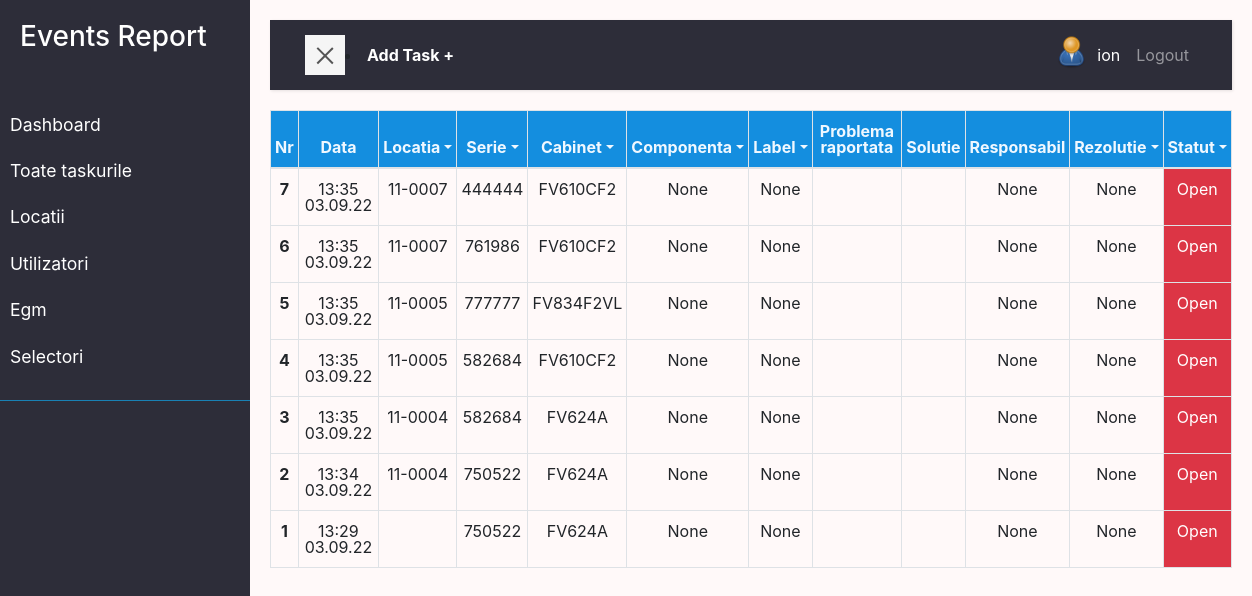
The app's page / (signed in), older data.
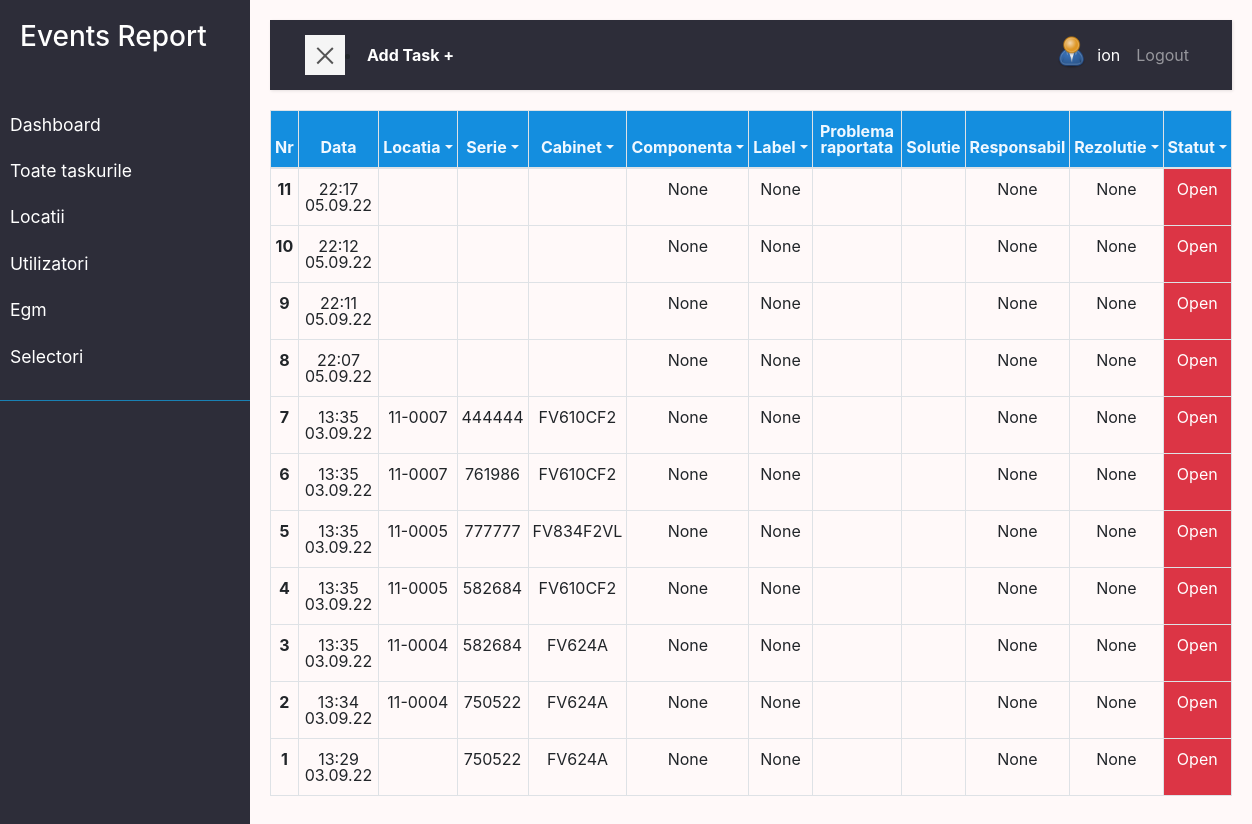
The same page, newer data.
### task/models.py (models this page shows, shortened)
class Task(models.Model):
    STAT = (
        ('open', 'Open'),
        ('closed', 'Closed'),
        ('in_progres', 'Progres'),
        ('waiting_vnet', 'VNET'),
        ('waiting_cmac', 'CMAC'),
        ('waiting_lnm', 'LNM'),
    )
    nr = models.BigAutoField(primary_key=True, unique=True, editable=False)
    created = models.DateTimeField(auto_now_add=True, null=True, blank=True)
    locatia = models.ForeignKey(
        Location, null=True, blank=True, on_delete=models.DO_NOTHING)
    egm = models.ForeignKey(Egm, null=True, blank=True,
                            on_delete=models.DO_NOTHING)
    owner = models.ForeignKey(
        Profile, null=True, blank=True, on_delete=models.DO_NOTHING)
    informatorul = models.CharField(max_length=200, blank=True, null=True)
    componenta = models.ForeignKey(
        'Componenta', null=True, blank=True, on_delete=models.DO_NOTHING)
    label = models.ForeignKey(
        'Label', null=True, blank=True, on_delete=models.DO_NOTHING)
    problema = models.TextField(blank=True, null=True)
    solutie = models.TextField(blank=True, null=True)
    sumar = models.TextField(blank=True, null=True)
    responsabil = models.CharField(max_length=200, blank=True, null=True)
    rezolutie = models.ForeignKey(
        'Rezolutie', null=True, blank=True, on_delete=models.DO_NOTHING)
    status = models.CharField(max_length=200, choices=STAT, default='open')
    data_inchidere = models.DateTimeField(null=True, blank=True)
    supervisor = models.CharField(max_length=200, blank=True, null=True)
    class Meta:
        ordering = ['-created']

### location/models.py (models this page shows)
class Location(models.Model):
    STAT = (
        ('deschisa', 'Deschisa'),
        ('inchisa', 'Inchisa'),
        ('in_progres', 'In progres'),
    )
    numar = models.CharField(max_length=200)
    name = models.CharField(max_length=200, null=True, blank=True)
    address = models.CharField(max_length=200, null=True, blank=True)
    status = models.CharField(max_length=200, choices=STAT)
    telefon = models.CharField(max_length=200, null=True, blank=True)
    adresa_ip = models.CharField(max_length=200, null=True, blank=True)
    manager = models.ForeignKey(
        'Manager', null=True, blank=True, on_delete=models.SET_NULL)
    data_deschidere = models.DateField(null=True, blank=True)
    data_inchidere = models.DateField(null=True, blank=True)
    created = models.DateTimeField(auto_now_add=True, null=True, blank=True)
    def __str__(self):
        return self.numar

### egm/models.py (models this page shows)
class Egm(models.Model):
    serie = models.CharField(max_length=200)
    cabinet = models.ForeignKey('Cabinet', null=True, blank=True, on_delete=models.DO_NOTHING)
    platforma = models.ForeignKey('Platform', null=True, blank=True, on_delete=models.DO_NOTHING)
    locatia = models.ForeignKey(Location, null=True, blank=True, on_delete=models.DO_NOTHING)
    created = models.DateTimeField(auto_now_add=True, null=True, blank=True)
    def __str__(self):
        return self.serie

class Cabinet(models.Model):
    name = models.CharField(max_length=200)
    created = models.DateTimeField(auto_now_add=True, null=True, blank=True)
    def __str__(self):
        return self.name

### task/views.py (the view)
# urls.py: path('', views.tasks, name='tasks'),
@login_required(login_url='login')
def tasks(request):
    componente = Componenta.objects.all()
    cabinete = Cabinet.objects.all()
    egms = Egm.objects.all()
    rezolutii = Rezolutie.objects.all()
    labels = Label.objects.all()
    tasks = Task.objects.all()
    locatii = Location.objects.all()
    context = {'tasks':tasks, 'rezolutii':rezolutii, 'labels':labels,
    'componente':componente, 'cabinete':cabinete, 'egms':egms, 'locatii':locatii}
    return render(request, 'task/tasks.html', context)

### task/models.py (called while the page is built)
    def __str__(self):
        return self.name

### user/models.py (called while the page is built)
    @property
    def imageURL(self):
        try:
            url = self.profile_image.url
        except:
            url = ''
        return url

### task/templates/task/tasks.html (shortened to what this page needs)
{% extends 'main.html' %}
{% load static %}
{% block content %}
<div class=" text-center  tableFixHead">
      <table class="table table-bordered table-hover lh-1  " id="tabel">
        <thead >
        <tr >
          <th class="px-1" >Nr</th>
          <th class="px-1" >Data</th>
          <th class="px-1" >
            <a class="dropdown-toggle" type="button" data-bs-toggle="dropdown" aria-expanded="false">Locatia</a>
          </th>
          <th class="px-1">
            <a class="dropdown-toggle" type="button" data-bs-toggle="dropdown" aria-expanded="false">Serie</a>
          </th>
          <th class="px-1">
            <a class="dropdown-toggle" type="button" data-bs-toggle="dropdown" aria-expanded="false">Cabinet</a>
          </th>
          <th class="px-1">
            <a class="dropdown-toggle" type="button" data-bs-toggle="dropdown" aria-expanded="false">Componenta</a>
          </th>
          <th class="px-1">
            <a class="dropdown-toggle" type="button" data-bs-toggle="dropdown" aria-expanded="false">Label</a>
          </th>
          <th class="px-1">Problema raportata</th>
          <th class="px-1">Solutie</th>
          <th class="px-1">Responsabil</th>
          <th class="px-1">
            <a class="dropdown-toggle" type="button" data-bs-toggle="dropdown" aria-expanded="false">Rezolutie</a>
          </th>
          <th class="px-1">
            <a class="dropdown-toggle" type="button" data-bs-toggle="dropdown" aria-expanded="false">Statut</a>
          </th>
        </tr>
        </thead>
        <tbody >
        {% for task in tasks %}
        <tr >
          <th class="px-1"><a  href="{% url 'task' task.nr %}">{{task.nr}}</a></th>
          <td class="px-1">{{task.created|date:"H:i d.m.y"}}</td>
          <td class="px-1">{{task.locatia.numar}}</td>
          <td class="px-1">{{task.egm.serie}}</td>
          <td class="px-1">{{task.egm.cabinet}}</td>
          <td class="px-1">{{task.componenta}}</td>
          <td class="px-1">{{task.label}}</td>
          <td class="px-1" ><a onclick="return false" ondblclick="location=this.href" href="{% url 'task' task.nr %}"><div class="text-start">{{task.problema}}</div></a></td>
          <td class="px-1"><div class="text-start">{{task.solutie}}</div></td>
          <td class="px-1">{{task.responsabil}}</td>
          <td class="px-1">{{task.rezolutie}}</td>
          {% if task.status == 'open' %}
          <td class="text-bg-danger px-1">{{task.get_status_display}}</td>
          {% elif task.status == 'closed' %}
          <td class="text-bg-success px-1">{{task.get_status_display}}</td>
          {% elif task.status == 'in_progres' %}
          <td class="text-bg-info px-1">{{task.get_status_display}}</td>
          {% elif task.status == 'waiting_vnet' %}
          <td class="text-bg-warning px-1">{{task.get_status_display}}</td>
          {% elif task.status == 'waiting_cmac' %}
          <td class="text-bg-secondary px-1">{{task.get_status_display}}</td>
          {% elif task.status == 'waiting_lnm' %}
          <td class="text-bg-primary px-1">{{task.get_status_display}}</td>
          {% endif %}
        </tr>
        {% endfor %}
      </tbody>
      </table>
</div>
  {% endblock %}

Row changes from the older to the newer data that the page shows:
added Task: nr "11", created "22:17 05.09.22", componenta "None", label "None", responsabil "None", rezolutie "None", status "Open"
added Task: nr "10", created "22:12 05.09.22", componenta "None", label "None", responsabil "None", rezolutie "None", status "Open"
added Task: nr "9", created "22:11 05.09.22", componenta "None", label "None", responsabil "None", rezolutie "None", status "Open"
added Task: nr "8", created "22:07 05.09.22", componenta "None", label "None", responsabil "None", rezolutie "None", status "Open"
